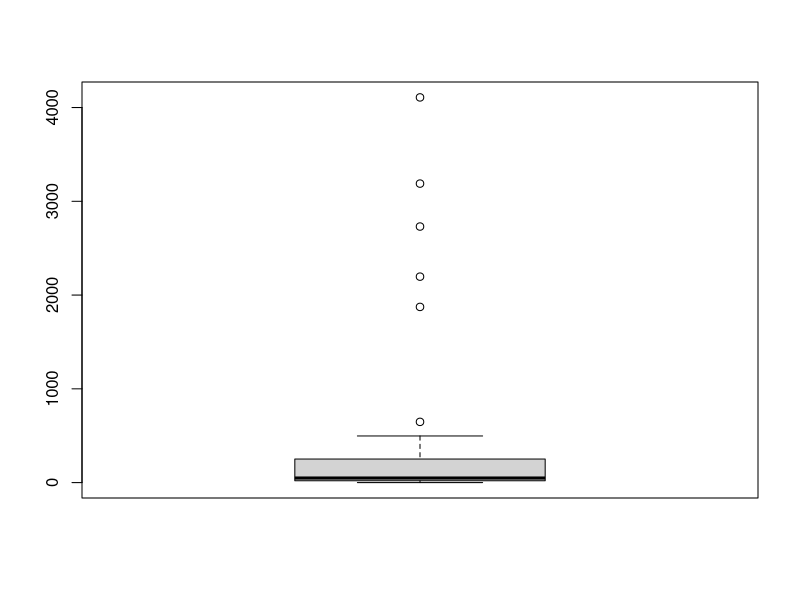
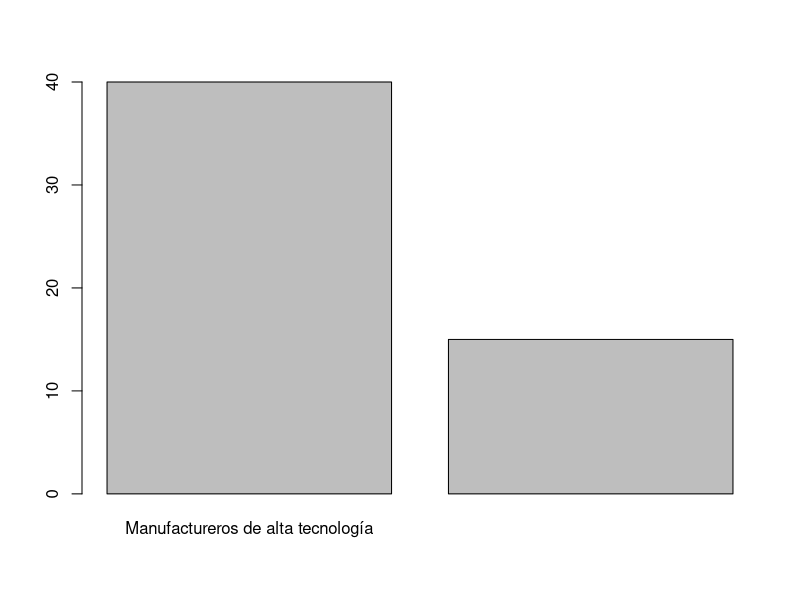
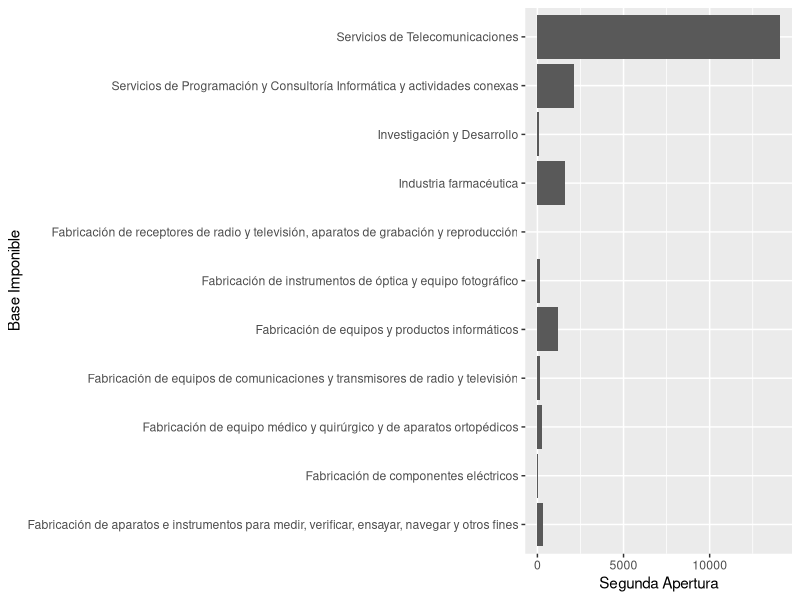

The R script that drew these images, in order:
library(ggplot2)
library(readr)
library(tidyverse)

data <- read_csv("./data/sector_tecnologico_cie_2011-2015.csv")

data$`Base Imponible (millones de pesos corrientes)` <- gsub(",", ".", data$`Base Imponible (millones de pesos corrientes)`)
data$`Base Imponible (millones de pesos corrientes)` <- as.numeric(data$`Base Imponible (millones de pesos corrientes)`)

boxplot(data$`Base Imponible (millones de pesos corrientes)`)
table(data$Sector)
barplot(table(data$Sector))

ggplot(data, aes(x=data$`2º apertura`, y=data$`Base Imponible (millones de pesos corrientes)`)) + 
  xlab("Base Imponible") +
  ylab("Segunda Apertura") +
  geom_bar(stat = "identity") +
  coord_flip()



#table(data$`2º apertura`, data$`Base Imponible (millones de pesos corrientes)`)
data %>%
  group_by(`1º apertura`) %>%
  summarise(suma_valor = sum(`Base Imponible (millones de pesos corrientes)`))



tabla <- data %>%
  group_by(`1º apertura`) %>%
  summarise(suma_valor = sum(`Base Imponible (millones de pesos corrientes)`))

library(knitr)
kable(tabla, escape = FALSE)

colnames(data)

mean(data$`Base Imponible (millones de pesos corrientes)`)

summary(data)
